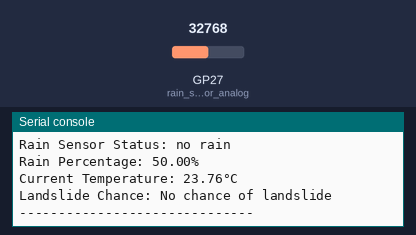
Bench run of a program on a simulated Raspberry Pi Pico running MicroPython. On the bench: the last lines printed to the serial console. The inputs (shaded band) are chosen by the test bench; at power-on: GP27 (rain_sensor_analog) = 32768 (analog values on the 0–65535 scale).

Above: at 1.2 s.
1.3 s: GP27 (rain_sensor_analog) set to 29345
At 3.2 s:
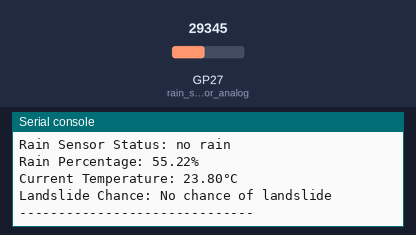
4.0 s: GP27 (rain_sensor_analog) set to 30655
At 4.8 s:
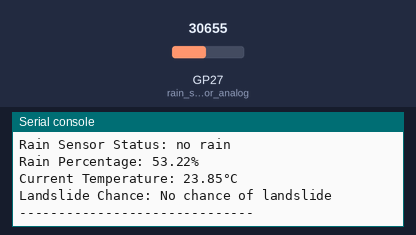
Timing chart, 0 to 7.0 s (numbered marks = the images above; inputs shaded):
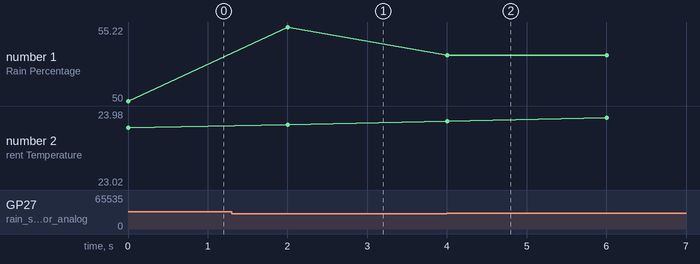

Measured:
- after the input at 1.3 s, the serial console: prints a new line after 0.70 s (image 1)
- after the input at 4.0 s, the serial console: prints a new line at once (image 2)
- plotted number 1: 50 → 55.22 after the input at 1.3 s, 55.22 → 53.22 after the input at 4.0 s

The program:

Raspberry.py
```python
from machine import Pin, ADC, PWM
import utime


rain_sensor_analog = ADC(Pin(27))
rain_sensor_digital = Pin(16, Pin.IN)
buzzer = PWM(Pin(15))


low_landslide_threshold = 55
moderate_landslide_threshold = 65
soil_wet_threshold = 30000

def figure_out_landslide_chance(rain_percentage, soil_status, rain_detected):
    """Figure out the chance of a landslide happening based on what the sensors are telling us."""
    if rain_detected == "rain detected" and soil_status == "wet":
        if rain_percentage >= moderate_landslide_threshold:
            return "High chance of landslide"
        elif rain_percentage >= low_landslide_threshold:
            return "Moderate chance of landslide"
        else:
            return "Low chance of landslide"
    return "No chance of landslide"

def control_buzzer(landslide_chance):
    """Control the buzzer based on how likely a landslide is."""
    if landslide_chance == "High chance of landslide":
        buzzer.duty_u16(65535)  # Full volume
        buzzer.freq(1000)  # High pitch
    elif landslide_chance == "Moderate chance of landslide":
        buzzer.duty_u16(32768)  # Medium volume
        buzzer.freq(1000)  # High pitch
    elif landslide_chance == "Low chance of landslide":
        buzzer.duty_u16(16384)  # Low volume
        buzzer.freq(500)  # Lower pitch
    else:
        buzzer.duty_u16(0)  # Turn off the buzzer

def get_sensor_readings():
    """Grab the latest data from our sensors."""
    raw_rain_value = rain_sensor_analog.read_u16()
    rain_percentage = 100 - (raw_rain_value / 65535) * 100
    soil_status = "wet" if raw_rain_value > soil_wet_threshold else "dry"
    rain_detected = "rain detected" if rain_sensor_digital.value() == 0 else "no rain"
    temperature = 23 + (utime.ticks_us() % 1000) / 1000.0  # Simulating temperature
    return rain_percentage, soil_status, rain_detected, temperature

def main_program():
    try:
        while True:

            rain_percentage, soil_status, rain_detected, temperature = get_sensor_readings()


            landslide_chance = figure_out_landslide_chance(rain_percentage, soil_status, rain_detected)


            control_buzzer(landslide_chance)


            print(f"Rain Sensor Status: {rain_detected}")
            print(f"Rain Percentage: {rain_percentage:.2f}%")
            print(f"Current Temperature: {temperature:.2f}°C")
            print(f"Landslide Chance: {landslide_chance}")
            print("------------------------------")


            utime.sleep(2)

    except KeyboardInterrupt:
        print("Someone stopped the program manually.")
    finally:
        buzzer.duty_u16(0)
        print("Buzzer has been turned off.")


if __name__ == "__main__":
    main_program()
```
